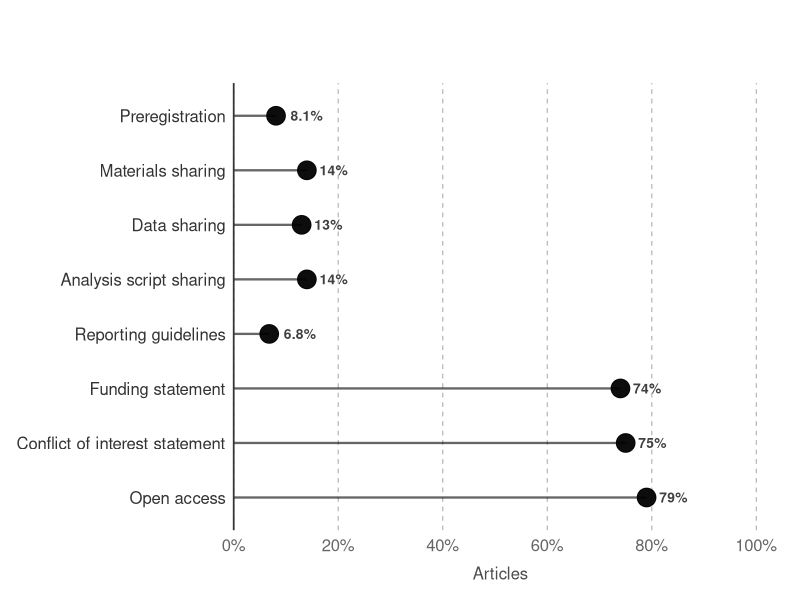
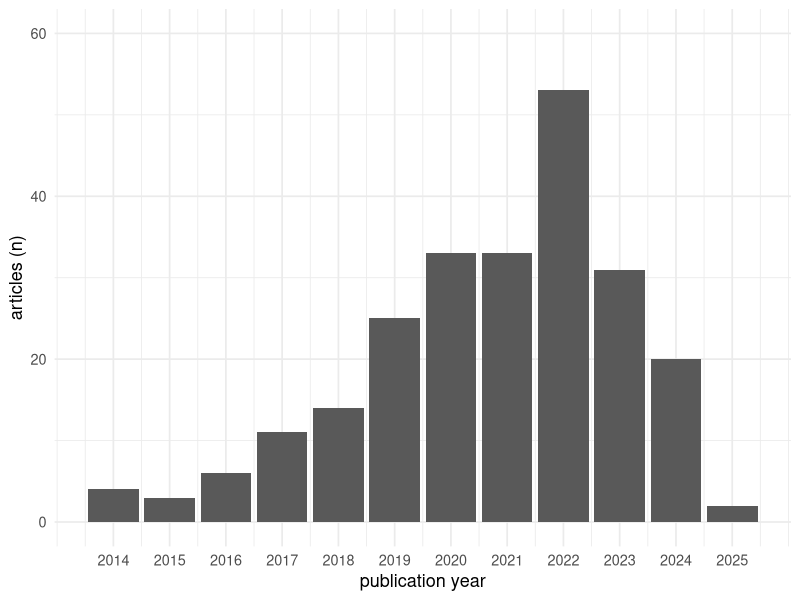
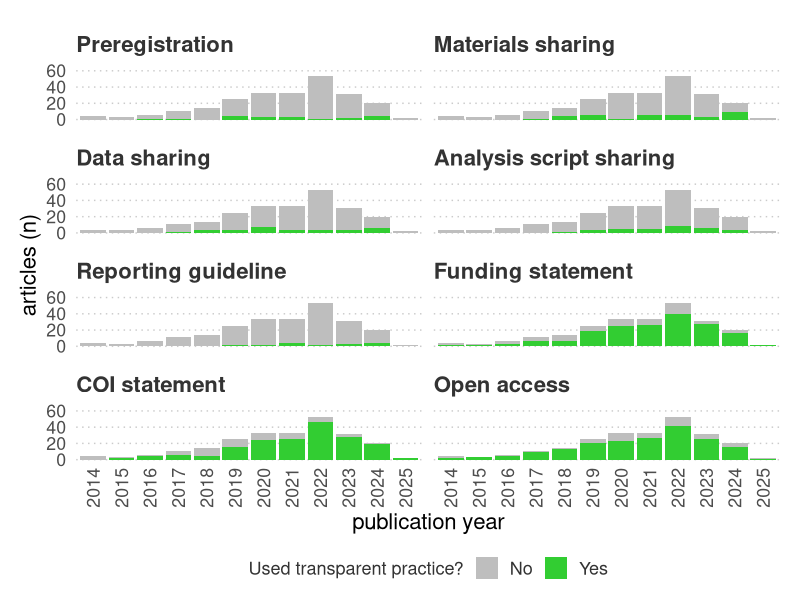

Write R code to recreate these figures, in order.
## ---- chunk 1
library(tidyverse) # for general analysis and munging functions
library(here) # for accessing files
library(knitr) # for tables
library(kableExtra) # for tables
## ---- chunk 2
# Define a "not in" operator
`%notin%` <- Negate(`%in%`)

# This function will compute percentages for specific variables and format them.
count_percent <- function(data, ...) {
  columns <- enquos(...)

  d_count <- data %>%
      count(!!!columns, .drop = FALSE) %>%
      complete(!!!columns, fill = list(n = 0))
  
  d_overall <- d_count %>%
      mutate(N = sum(n), percent = signif((n/N)*100,2), report = paste0(n, ' (', percent,'%)'))
  
  return(d_overall)
}

# same function as above but allows for grouping (e.g., by design or data type)
count_percent_grouped <- function(data, ..., group = NULL) {
  columns <- enquos(...)
  group_vars <- enquos(group)

  d_count <- data %>%
    count(!!!group_vars, !!!columns, .drop = FALSE) %>%
    complete(!!!group_vars, !!!columns, fill = list(n = 0))

  d_out <- d_count %>%
    group_by(!!!group_vars) %>%
    mutate(
      N = sum(n),
      percent = signif((n / N) * 100, 2),
      report = paste0(n, " (", percent, "%)")
    ) %>%
    ungroup()

  return(d_out)
}

## ---- chunk 3
# load the extracted data after coding discrepancies were resolved
d <- read_csv(here('data','primary','extracted_data_resolved.csv'))

# load the list of article metadata
d_articles <- read_csv(here('data','primary','article_list.csv')) %>%
  filter(duplicate == F)

# combine article metadata with extracted data
d <- d %>%
  left_join(d_articles, by = "article_id")
## ---- chunk 4
d <- d %>%
  rename(
    eligible_journal = `is.the.article.reported.in.a.peer-reviewed.academic.journal?`,
    eligible_english = `is.the.article.written.in.english?`,
    open_access_status = `can.you.view.an.open.access.version.of.this.article?`,
    article_version_coded = `which.version.of.the.article.are.you.coding?`,
    eligible_empirical = `does.the.article.report.empirical.research?`,
    research_design = `what.is.the.research.design?.(tick.all.that.apply)`,
    data_type = `what.is.the.data.type?.(tick.all.that.apply`,
    prereg_statement = `does.the.article.state.whether.or.not.the.study.(or.some.aspect.of.the.study).was.preregistered?`,
    prereg_statement_verbatim = prereg_verbatim,
    prereg_access_method = `how.is.the.preregistration.accessed?.(according.to.the.statement)`,
    prereg_access_status = `can.you.access.and.view.the.preregistration.(without.contacting.anyone)?`,
    data_statement = `does.the.article.state.whether.or.not.data.are.available?`,
    data_statement_verbatim = data_verbatim,
    data_access_method = `how.are.the.data.accessed?.(according.to.the.statement)`,
    data_access_status = `can.you.access,.download,.and.view.the.data.(without.contacting.anyone)?`,
    data_reasons = `did.the.authors.provide.any.reasons.for.not.sharing.or.restricting.access.to.the.data?`,
    materials_statement = `does.the.article.state.whether.or.not.any.materials.are.available?`,
    materials_statement_verbatim = `materials_verbatim`,
    materials_access_method = `how.are.the.materials.accessed?.(according.to.the.statement)`,
    materials_access_status = `can.you.access,.download,.and.view.the.materials.(without.contacting.anyone)?`,
    materials_reasons = `did.the.authors.provide.any.reasons.for.not.sharing.or.restricting.access.to.the.materials?`,
    analysis_statement = `does.the.article.state.whether.or.not.analysis.scripts.are.available?`,
    analysis_statement_verbatim = `analysis_verbatim`,
    analysis_access_method = `how.is.the.analysis.script.accessed?.(according.to.the.statement)`,
    analysis_access_status = `can.you.access,.download,.and.view.the.analysis.script.(without.contacting.anyone)?`,
    analysis_reasons = `did.the.authors.provide.any.reasons.for.not.sharing.or.restricting.access.to.the.analysis.scripts?`,
    reporting_statement = `is.there.a.statement.declaring.the.use.of.one.or.more.reporting.guidelines?`,
    reporting_statement_verbatim = reporting_verbatim,
    reporting_type = `which.guidelines.were.used.(if.any)?.(select.all.that.apply.and.use.the.other.option.if.necessary)`,
    funding_statement = `does.the.article.include.a.statement.indicating.whether.there.were.funding.sources?`,
    funding_statement_verbatim = `funding_verbatim`,
    coi_statement = `does.the.article.include.a.statement.indicating.whether.there.were.any.conflicts.of.interest?`,
    coi_statement_verbatim = `coi_verbatim`,
    notes = `you.can.use.this.space.to.record.anything.interesting.or.problematic.about.this.article`)
## ---- chunk 5
d_consensus <- d %>% filter(coder == "Consensus")
## ---- chunk 6
# create eligibility variable for article access
d_consensus <- d_consensus %>%
  mutate(eligible_access = ifelse(open_access_status == "No — I cannot access any version of the article", F, T))

# identify reasons articles were excluded
exclude_journal <- d_consensus %>% filter(eligible_journal == "NO") %>% nrow()
exclude_english <- d_consensus %>% filter(eligible_journal == "YES", eligible_english == "NO") %>% nrow()
exclude_access <- d_consensus %>% filter(eligible_journal == "YES", eligible_english == "YES", eligible_access == F) %>% nrow()
exclude_empirical <- d_consensus %>% filter(eligible_journal == "YES", eligible_english == "YES", eligible_access == T, eligible_empirical == "No") %>% nrow()

exclude_all <- sum(exclude_journal, exclude_english, exclude_access, exclude_empirical)

# create overall exclude variable across all exclusion criteria
d_consensus <- d_consensus %>% mutate(exclude = ifelse(eligible_journal == "YES" & eligible_english == "YES" & eligible_access == TRUE & eligible_empirical == "Yes", FALSE, TRUE))
## ---- chunk 7
# select eligible articles only
d_eligible <- d_consensus %>% filter(exclude == F)
## ---- chunk 8
# IGL did the piloting with TEH so reclassify "pilot" coder as IGL
d <- d %>% 
  mutate(coder = case_when(
    coder == "Pilot" ~ "IGL", 
    TRUE ~ coder))

vars <- c("prereg_statement", "materials_statement", "data_statement", "analysis_statement", "reporting_statement", "funding_statement", "coi_statement") # variables we will examine

d_ira <- d %>% # from dataframe d
  filter(article_id %in% c(d_eligible$article_id), # extract only articles that were agreed to be eligible
         coder %in% c("IGL", "JB")) %>% # extract only the first and second coder rows
  select(article_id, coder, all_of(vars)) %>%
    mutate(across(all_of(vars), as.factor)) %>%
  pivot_wider(names_from = coder, values_from = all_of(vars),
              names_sep = "_")

# check the factor levels (i.e., response options of IGL and JB) match
# identical(levels(d_ira$prereg_statement_IGL), levels(d_ira$prereg_statement_JB))
# identical(levels(d_ira$materials_statement_IGL), levels(d_ira$materials_statement_JB))
# identical(levels(d_ira$data_statement_IGL), levels(d_ira$data_statement_JB))
# identical(levels(d_ira$analysis_statement_IGL), levels(d_ira$analysis_statement_JB))
# identical(levels(d_ira$reporting_statement_IGL), levels(d_ira$reporting_statement_JB))
# identical(levels(d_ira$funding_statement_IGL), levels(d_ira$funding_statement_JB))
# identical(levels(d_ira$coi_statement_IGL), levels(d_ira$coi_statement_JB))

d_ira <- d_ira %>%
  mutate(Preregistration = ifelse(prereg_statement_IGL == prereg_statement_JB, T, F),
         Materials = ifelse(materials_statement_IGL == materials_statement_JB, T, F),
         Data = ifelse(data_statement_IGL == data_statement_JB, T, F),
         `Analysis scripts` = ifelse(analysis_statement_IGL == analysis_statement_JB, T, F),
         `Reporting guidelines` = ifelse(reporting_statement_IGL == reporting_statement_JB, T, F),
         Funding = ifelse(funding_statement_IGL == funding_statement_JB, T, F),
         `Conflicts of interest` = ifelse(coi_statement_IGL == coi_statement_JB, T, F)) 
## ---- chunk 9
research_design <- d_eligible %>% count(research_design) 
data_type <- d_eligible %>% count(data_type) 
journals <- d_eligible %>% count(journal) %>% arrange(desc(n))
pub_year <- d_eligible %>% count(publication_year) %>% arrange(desc(publication_year))
## ---- chunk 10
# how many registered reports are there?
is_registered_report <- d_eligible %>% filter(prereg_statement == "YES — the study is a Registered Report") %>% nrow()

# collapse registered reports into general "yes there is a prereg" variable for remaining analyses
d_eligible <- d_eligible %>%
    mutate(prereg_statement = case_when(
    prereg_statement == "YES — the study is a Registered Report" ~ "YES — the statement says that there is a preregistration",
    TRUE ~ prereg_statement
  ))

prereg_statement_overall <- d_eligible %>%
  count_percent(prereg_statement)

prereg_statement_data_type <- d_eligible %>%
  count_percent_grouped(prereg_statement, data_type)
## ---- chunk 11
prereg_functional_overall <- d_eligible %>%
  mutate(prereg_statement = case_when(
    prereg_statement == "YES — the study is a Registered Report" ~ "YES — the statement says that there is a preregistration",
    TRUE ~ prereg_statement
  )) %>%
  count_percent(prereg_statement, prereg_access_status)

# Reasons for non-functional
prereg_non_functional_reasons <- d_eligible %>%
  filter(prereg_access_status == "NO") %>%
  count(prereg_access_detail, .drop = FALSE)

prereg_functional_data_type <- d_eligible %>%
  mutate(prereg_statement = case_when(
    prereg_statement == "YES — the study is a Registered Report" ~ "YES — the statement says that there is a preregistration",
    TRUE ~ prereg_statement
  )) %>%
  count_percent(prereg_statement, prereg_access_status, data_type)
## ---- chunk 12
prereg_access_overall <- d_eligible %>%
  mutate(prereg_access_method = ifelse(prereg_access_method == "AEA Registry", "American Economic Association Registry", prereg_access_method)) %>%
  filter(prereg_statement == "YES — the statement says that there is a preregistration", prereg_access_status == "YES") %>%
  count(prereg_access_method, .drop = F)
## ---- chunk 13
materials_statement_overall <- d_eligible %>%
  count_percent(materials_statement)

## Justifications for restricting access to materials
materials_reasons_overall <- d_eligible %>%
  filter(materials_statement %in% c("YES — the statement says that the materials are not available", "UNCLEAR — the statement says that the materials are available on request")) %>%
  count(materials_reasons, .drop = F)
## ---- chunk 14
materials_functional_overall <- d_eligible %>%
  count_percent(materials_statement, materials_access_status)

materials_non_functional_reasons <- d_eligible %>%
  filter(materials_access_status == "NO") %>%
  count(materials_access_detail, .drop = F)
## ---- chunk 15
materials_access_method_overall <- d_eligible %>%
  filter(materials_statement == "YES — the statement says that all or some materials are available", materials_access_status == "YES") %>%
  count(materials_statement, materials_access_status, materials_access_method, .drop = F)
## ---- chunk 16
data_statement_overall <- d_eligible %>%
  count_percent(data_statement)
## ---- chunk 17
data_functional_overall <- d_eligible %>%
  count_percent(data_statement, data_access_status)

data_non_functional_reasons <- d_eligible %>%
  filter(data_statement == "YES — the statement says that the data are available", data_access_status == "NO") %>%
  count(data_access_detail, .drop = F)
## ---- chunk 18
data_reasons_overall <- d_eligible %>%
  filter(data_statement %in% c("YES — the statement says that the data are not available", "UNCLEAR — the statement says that the data are available on request", "UNCLEAR — the statement says that the data may be available but access is restricted")) %>%
  count(data_reasons, .drop = F)

data_reasons_types <- d_eligible %>% 
  filter(data_reasons == "YES") %>% 
  count(data_reasons_type)
## ---- chunk 19
data_access_method_overall <- d_eligible %>%
  filter(data_statement == "YES — the statement says that the data are available", data_access_status == "YES") %>%
  count(data_statement, data_access_status, data_access_method, .drop = F)
## ---- chunk 20
analysis_statement_overall <- d_eligible %>%
  count_percent(analysis_statement)

## Justifications for restricting access to data
analysis_reasons_overall <- d_eligible %>%
  filter(analysis_statement %in% c("YES — the statement says that the analysis scripts are not available", "UNCLEAR — the statement says that the analysis scripts are available on request")) %>%
  count(analysis_reasons, .drop = F)
## ---- chunk 21
analysis_functional_overall <- d_eligible %>%
  count_percent(analysis_statement, analysis_access_status)

analysis_non_functional_reasons <- d_eligible %>%
  filter(analysis_access_status == "NO") %>%
  count(analysis_access_detail, .drop = F)
## ---- chunk 22
analysis_access_method_overall <- d_eligible %>%
  filter(analysis_statement == "YES — the statement says that the analysis scripts are available", analysis_access_status == "YES") %>%
  count(analysis_statement, analysis_access_status, analysis_access_method, .drop = F)
## ---- chunk 23
# Statements
reporting_statement_overall <- d_eligible %>%
  count_percent(reporting_statement)

# Guideline type
reporting_type_overall <- d_eligible %>%
  filter(reporting_statement == "YES — the statement discloses use of at least one reporting guideline") %>%
  count(reporting_type)
## ---- chunk 24
# Statements
funding_statement_overall <- d_eligible %>%
  mutate(funding_statement = case_when(
    funding_statement %in% c("YES — the statement discloses at least one source of funding","YES — the statement says that there was no relevant funding") ~ "Yes", 
    funding_statement == "NO — there is no funding statement" ~ "No")) %>%
  count_percent(funding_statement)

# Statement type
funding_detail_overall <- d_eligible %>%
  count_percent(funding_statement)
## ---- chunk 25
# Statements
coi_statement_overall <- d_eligible %>%
  mutate(coi_statement = case_when(
    coi_statement %in% c("YES — the statement discloses at least one conflict of interest","YES — the statement says that there were no conflicts of interest") ~ "Yes", 
    coi_statement == "NO — there is no conflict of interest statement" ~ "No")) %>%
  count_percent(coi_statement)

# Statement type
coi_detail_overall <- d_eligible %>%
  count_percent(coi_statement)
## ---- chunk 26
open_access_overall <- d_eligible %>%
  count_percent(open_access_status)
## ---- chunk 27
plot_data <- bind_rows(

  prereg_functional_overall %>%
    filter(prereg_statement == "YES — the statement says that there is a preregistration", prereg_access_status == "YES") %>%
    mutate(practice = "Preregistration", var = "prereg_functional") %>%
    select(practice, var, n, N, percent),

  materials_functional_overall %>%
    filter(materials_statement == "YES — the statement says that all or some materials are available", materials_access_status == "YES") %>%
    mutate(practice = "Materials sharing", var = "materials_functional") %>%
    select(practice, var, n, N, percent),

  data_functional_overall %>%
    filter(data_statement == "YES — the statement says that the data are available", data_access_status == "YES") %>%
    mutate(practice = "Data sharing", var = "data_functional") %>%
    select(practice, var, n, N, percent),

  analysis_functional_overall %>%
    filter(analysis_statement == "YES — the statement says that the analysis scripts are available", analysis_access_status == "YES") %>%
    mutate(practice = "Analysis script sharing",var = "analysis_functional") %>%
    select(practice, var, n, N, percent),

  reporting_statement_overall %>%
    filter(reporting_statement == "YES — the statement discloses use of at least one reporting guideline") %>%
    mutate(practice = "Reporting guidelines",var = "reporting_any") %>%
    select(practice, var, n, N, percent),
  
  funding_statement_overall %>%
    filter(funding_statement == "Yes") %>%
    mutate(practice = "Funding statement",var = "funding_statement_any") %>%
    select(practice, var, n, N, percent),

  coi_statement_overall %>%
    filter(coi_statement == "Yes") %>%
    mutate(practice = "Conflict of interest statement",var = "coi_statement_any") %>%
    select(practice, var, n, N, percent),
  
    open_access_overall %>%
    filter(open_access_status == "Yes") %>%
    mutate(practice = "Open access", var = "open_access") %>%
    select(practice, var, n, N, percent)
)
## ---- chunk 28
# Plot
plot_data %>%
    mutate(practice = factor(practice, levels = rev(c("Preregistration","Materials sharing","Data sharing","Analysis script sharing", "Reporting guidelines", "Funding statement", "Conflict of interest statement", "Open access")))) %>%
  ggplot(aes(x = percent, y = practice)) +

  # Reference lines
  geom_vline(xintercept = seq(0, 100, 20),
             colour = "grey70", linewidth = 0.4, linetype = "dashed") +
  # Stem
  geom_segment(
    aes(x = 0, xend = percent, y = practice, yend = practice),
    linewidth = 0.8, alpha = 0.6
  ) +
 
  # Lollipop head
  geom_point(size = 6, alpha = 0.95) +
 
  # Percent label just to the right of each dot
  geom_text(
    aes(label = paste0(percent, "%")),
    hjust = -0.45, size = 3.5, fontface = "bold", colour = "grey25"
  ) +
 
  # Extend x axis so labels fit
  scale_x_continuous(
    limits = c(0, 100),
    breaks = seq(0, 100, 20),
    labels = function(x) paste0(x, "%"),
    expand = expansion(mult = c(0, 0.02))
  ) +
 
  labs(
    title    = "",
    subtitle = "",
    x        = "Articles",
    y        = NULL
  ) +
 
  theme_minimal(base_size = 13) +
  theme(
    plot.title         = element_text(face = "bold", size = 15, margin = margin(b = 4)),
    plot.subtitle      = element_text(colour = "grey45", size = 11, margin = margin(b = 14)),
    plot.background    = element_rect(fill = "#FFFFFF", colour = NA),
    panel.background   = element_rect(fill = "#FFFFFF", colour = NA),
    panel.grid.major.y = element_blank(),
    panel.grid.major.x = element_blank(),
    panel.grid.minor   = element_blank(),
    axis.text.y        = element_text(size = 12, colour = "grey20"),
    axis.text.x        = element_text(size = 12, colour = "grey40"),
    axis.title.x       = element_text(size = 12, colour = "grey30", margin = margin(t = 8)),
    axis.line.y = element_line(colour = "grey20"),
    legend.position    = "bottom",
    legend.text        = element_text(size = 11),
    plot.margin        = margin(16, 24, 12, 12) 
  )
## ---- chunk 29
d_eligible %>% 
    count(journal) %>% 
    arrange(desc(n)) %>%
    slice(1:10) %>%
    kable(format = "html")
## ---- chunk 30
d_eligible %>% 
  count(publication_year) %>%
  mutate(publication_year = as.numeric(publication_year)) %>%
  ggplot(aes(x = publication_year, y = n)) +
    geom_col() + 
    theme_minimal(base_size = 13) +
    ylim(c(0, 60)) +
    xlab('publication year') +
    ylab('articles (n)') +
    scale_x_continuous(labels = seq(2014,2025,1), breaks = seq(2014,2025,1))
## ---- chunk 31
prereg_access_overall %>% 
  select("Registry" = prereg_access_method, n) %>% 
  arrange(desc(n)) %>%
  kable(format = "html")
## ---- chunk 32
materials_access_method_overall  %>% 
  select("Method" = materials_access_method, n) %>% 
  arrange(desc(n)) %>%
  kable(format = "html")
## ---- chunk 33
data_access_method_overall  %>% 
  select("Method" = data_access_method, n) %>% 
  arrange(desc(n)) %>%
  kable(format = "html")
## ---- chunk 34
analysis_access_method_overall  %>% 
  select("Method" = analysis_access_method, n) %>% 
  arrange(desc(n)) %>%
  kable(format = "html")
## ---- chunk 35
# Functional preregistration by research type (primary/secondary)
prereg_functional_by_research_type <- d_eligible %>%
  mutate(prereg_access_status = factor(prereg_access_status, levels = c("NO", "YES")), # show zero percentages too
         prereg_access_status = fct_na_value_to_level(prereg_access_status, level = "NO")) %>% # convert NAs to "NO"

  count(research_design, prereg_access_status, .drop = F) %>%
  group_by(research_design) %>%
  mutate(N = sum(n), percent = signif((n/N)*100,2), report = paste0(n,'/',N,' (',percent,'%)')) %>%
  filter(prereg_access_status == "YES") %>%
  mutate(research_design = factor(research_design),
         research_design = fct_recode(research_design, "Primary" = "Primary research study", "Secondary" = "Secondary analysis", "Both research types" = "Primary research study, Secondary analysis")) %>%
  select(research_design, report) %>%
  pivot_wider(names_from = research_design, values_from = report)

# Functional preregistration by data type (quantitative, qualitative)
prereg_functional_by_data_type <- d_eligible %>%
  mutate(prereg_access_status = factor(prereg_access_status, levels = c("NO", "YES")), # show zero percentages too
         prereg_access_status = fct_na_value_to_level(prereg_access_status, level = "NO")) %>% # convert NAs to "NO"
  count(data_type, prereg_access_status, .drop = F) %>%
  group_by(data_type) %>%
  mutate(N = sum(n), percent = signif((n/N)*100,2), report = paste0(n,'/',N,' (',percent,'%)')) %>%
  filter(prereg_access_status == "YES") %>%
  mutate(data_type = factor(data_type),
         data_type = fct_recode(data_type, "Both data types" = "Qualitative data, Quantitative data")) %>%
  select(data_type, report) %>%
  pivot_wider(names_from = data_type, values_from = report)

# Combine prereg
prereg_subgroup <- bind_cols(prereg_functional_by_research_type, prereg_functional_by_data_type) %>%
  mutate(`Practice` = "Preregistration")

# Functional materials sharing by research type (primary/secondary)
materials_functional_by_research_type <- d_eligible %>%
  mutate(materials_access_status = factor(materials_access_status, levels = c("NO", "YES")), # show zero percentages too
         materials_access_status = fct_na_value_to_level(materials_access_status, level = "NO")) %>% # convert NAs to "NO"

  count(research_design, materials_access_status, .drop = F) %>%
  group_by(research_design) %>%
  mutate(N = sum(n), percent = signif((n/N)*100,2), report = paste0(n,'/',N,' (',percent,'%)')) %>%
  filter(materials_access_status == "YES") %>%
  mutate(research_design = factor(research_design),
         research_design = fct_recode(research_design, "Primary" = "Primary research study", "Secondary" = "Secondary analysis", "Both research types" = "Primary research study, Secondary analysis")) %>%
  select(research_design, report) %>%
  pivot_wider(names_from = research_design, values_from = report)

# Functional materials by data type (quantitative, qualitative)
materials_functional_by_data_type <- d_eligible %>%
  mutate(materials_access_status = factor(materials_access_status, levels = c("NO", "YES")), # show zero percentages too
         materials_access_status = fct_na_value_to_level(materials_access_status, level = "NO")) %>% # convert NAs to "NO"
  count(data_type, materials_access_status, .drop = F) %>%
  group_by(data_type) %>%
  mutate(N = sum(n), percent = signif((n/N)*100,2), report = paste0(n,'/',N,' (',percent,'%)')) %>%
  filter(materials_access_status == "YES") %>%
  mutate(data_type = factor(data_type),
         data_type = fct_recode(data_type, "Both data types" = "Qualitative data, Quantitative data")) %>%
  select(data_type, report) %>%
  pivot_wider(names_from = data_type, values_from = report)

# Combine materials
materials_subgroup <- bind_cols(materials_functional_by_research_type, materials_functional_by_data_type) %>%
  mutate(`Practice` = "Materials")

# Functional data sharing by research type (primary/secondary)
data_functional_by_research_type <- d_eligible %>%
  mutate(data_access_status = factor(data_access_status, levels = c("NO", "YES")), # show zero percentages too
         data_access_status = fct_na_value_to_level(data_access_status, level = "NO")) %>% # convert NAs to "NO"

  count(research_design, data_access_status, .drop = F) %>%
  group_by(research_design) %>%
  mutate(N = sum(n), percent = signif((n/N)*100,2), report = paste0(n,'/',N,' (',percent,'%)')) %>%
  filter(data_access_status == "YES") %>%
  mutate(research_design = factor(research_design),
         research_design = fct_recode(research_design, "Primary" = "Primary research study", "Secondary" = "Secondary analysis", "Both research types" = "Primary research study, Secondary analysis")) %>%
  select(research_design, report) %>%
  pivot_wider(names_from = research_design, values_from = report)

# Functional data by data type (quantitative, qualitative)
data_functional_by_data_type <- d_eligible %>%
  mutate(data_access_status = factor(data_access_status, levels = c("NO", "YES")), # show zero percentages too
         data_access_status = fct_na_value_to_level(data_access_status, level = "NO")) %>% # convert NAs to "NO"
  count(data_type, data_access_status, .drop = F) %>%
  group_by(data_type) %>%
  mutate(N = sum(n), percent = signif((n/N)*100,2), report = paste0(n,'/',N,' (',percent,'%)')) %>%
  filter(data_access_status == "YES") %>%
  mutate(data_type = factor(data_type),
         data_type = fct_recode(data_type, "Both data types" = "Qualitative data, Quantitative data")) %>%
  select(data_type, report) %>%
  pivot_wider(names_from = data_type, values_from = report)

# Combine data
data_subgroup <- bind_cols(data_functional_by_research_type, data_functional_by_data_type) %>%
  mutate(`Practice` = "Data")

# Functional analysis script sharing by research type (primary/secondary)
analysis_functional_by_research_type <- d_eligible %>%
  mutate(analysis_access_status = factor(analysis_access_status, levels = c("NO", "YES")), # show zero percentages too
         analysis_access_status = fct_na_value_to_level(analysis_access_status, level = "NO")) %>% # convert NAs to "NO"

  count(research_design, analysis_access_status, .drop = F) %>%
  group_by(research_design) %>%
  mutate(N = sum(n), percent = signif((n/N)*100,2), report = paste0(n,'/',N,' (',percent,'%)')) %>%
  filter(analysis_access_status == "YES") %>%
  mutate(research_design = factor(research_design),
         research_design = fct_recode(research_design, "Primary" = "Primary research study", "Secondary" = "Secondary analysis", "Both research types" = "Primary research study, Secondary analysis")) %>%
  select(research_design, report) %>%
  pivot_wider(names_from = research_design, values_from = report)

# Functional analysis by data type (quantitative, qualitative)
analysis_functional_by_data_type <- d_eligible %>%
  mutate(analysis_access_status = factor(analysis_access_status, levels = c("NO", "YES")), # show zero percentages too
         analysis_access_status = fct_na_value_to_level(analysis_access_status, level = "NO")) %>% # convert NAs to "NO"
  count(data_type, analysis_access_status, .drop = F) %>%
  group_by(data_type) %>%
  mutate(N = sum(n), percent = signif((n/N)*100,2), report = paste0(n,'/',N,' (',percent,'%)')) %>%
  filter(analysis_access_status == "YES") %>%
  mutate(data_type = factor(data_type),
         data_type = fct_recode(data_type, "Both data types" = "Qualitative data, Quantitative data")) %>%
  select(data_type, report) %>%
  pivot_wider(names_from = data_type, values_from = report)

# Combine analysis
analysis_subgroup <- bind_cols(analysis_functional_by_research_type, analysis_functional_by_data_type) %>%
  mutate(`Practice` = "Analysis script")

# Reporting guideline use by research type (primary/secondary)
reporting_functional_by_research_type <- d_eligible %>%
  mutate(reporting_statement = factor(reporting_statement)) %>% # show zero percentages too
  count(research_design, reporting_statement, .drop = F) %>%
  group_by(research_design) %>%
  mutate(N = sum(n), percent = signif((n/N)*100,2), report = paste0(n,'/',N,' (',percent,'%)')) %>%
  filter(reporting_statement == "YES — the statement discloses use of at least one reporting guideline") %>%
  mutate(research_design = factor(research_design),
         research_design = fct_recode(research_design, "Primary" = "Primary research study", "Secondary" = "Secondary analysis", "Both research types" = "Primary research study, Secondary analysis")) %>%
  select(research_design, report) %>%
  pivot_wider(names_from = research_design, values_from = report)

# Reporting guideline use by data type (quantitative, qualitative)
reporting_functional_by_data_type <- d_eligible %>%
  mutate(reporting_statement = factor(reporting_statement)) %>% # show zero percentages too
  count(data_type, reporting_statement, .drop = F) %>%
  group_by(data_type) %>%
  mutate(N = sum(n), percent = signif((n/N)*100,2), report = paste0(n,'/',N,' (',percent,'%)')) %>%
  filter(reporting_statement == "YES — the statement discloses use of at least one reporting guideline") %>%
  mutate(data_type = factor(data_type),
         data_type = fct_recode(data_type, "Both data types" = "Qualitative data, Quantitative data")) %>%
  select(data_type, report) %>%
  pivot_wider(names_from = data_type, values_from = report)

# Combine reporting
reporting_subgroup <- bind_cols(reporting_functional_by_research_type, reporting_functional_by_data_type) %>%
  mutate(`Practice` = "Reporting guidelines")

# Table 
bind_rows(prereg_subgroup, materials_subgroup, data_subgroup, analysis_subgroup, reporting_subgroup) %>%
  relocate(Practice, Primary, Secondary, `Both research types`, `Quantitative data`, `Qualitative data`, `Both data types`) %>%  # put columns in order
  kable(format = "html") %>%
  add_header_above(
    c(
      " " = 1,
      "Research type" = 3,
      "Data type"     = 3
    ),
    bold = TRUE
  ) %>%
  kable_styling(full_width = FALSE)
## ---- chunk 36
theme_custom <- function () { 
  theme_grey(base_size = 16, base_family = "sans") %+replace% 
    theme(
      # plot margin
      plot.margin = unit(rep(0.5, 4), "cm"),
      # plot background and border
      plot.background = element_blank(),
      panel.background = element_blank(),
      panel.border = element_blank(),
      # grid lines
      panel.grid.major.x = element_blank(),
      panel.grid.major.y = element_line(linewidth = 0.5, linetype = 'dotted', color = "#cbcbcb"), 
      panel.grid.minor = element_blank(),
      # axis ticks and lines
      axis.ticks = element_blank(),
      axis.line = element_blank(),
      # axis labels
      axis.text.x = element_text(angle = 90, vjust = 0.5, hjust = 1),
      # legend
      legend.position = "bottom",
      legend.margin = margin(0),
      legend.background = element_blank(),
      legend.key = element_blank(),
      legend.title = element_text(size = 13, colour = "#333333"),
      legend.text.align = 0,
      legend.text = element_text(size = 13, colour = "#333333"),
      # faceting
      strip.background = element_rect(fill = "transparent", colour = NA),
      strip.text = element_text(size = 16, face = "bold", colour = "#333333", hjust = 0, margin = margin(b = 10, t = 10))
    )
}
## ---- chunk 37
temporal_data <- bind_rows(
  
  d_eligible %>%
    mutate(prereg_access_status = ifelse(is.na(prereg_access_status), "NO", prereg_access_status)) %>%
    count(publication_year, status = prereg_access_status) %>%
    mutate(practice = "Preregistration"),
  
  d_eligible %>%
    mutate(materials_access_status = ifelse(is.na(materials_access_status), "NO", materials_access_status)) %>%
    count(publication_year, status = materials_access_status) %>%
    mutate(practice = "Materials sharing"),
  
  d_eligible %>%
    mutate(data_access_status = ifelse(is.na(data_access_status), "NO", data_access_status)) %>%
    count(publication_year, status = data_access_status) %>%
    mutate(practice = "Data sharing"),
  
  d_eligible %>%
    mutate(analysis_access_status = ifelse(is.na(analysis_access_status), "NO", analysis_access_status)) %>%
    count(publication_year, status = analysis_access_status) %>%
    mutate(practice = "Analysis script sharing"),
  
  d_eligible %>%
    mutate(reporting_statement = ifelse(reporting_statement == "YES — the statement discloses use of at least one reporting guideline", "YES", "NO")) %>%
    count(publication_year, status = reporting_statement) %>%
    mutate(practice = "Reporting guideline"),
  
  d_eligible %>%
    mutate(funding_statement = ifelse(funding_statement == "NO — there is no funding statement", "NO", "YES")) %>%
    count(publication_year, status = funding_statement) %>%
    mutate(practice = "Funding statement"),
  
  d_eligible %>%
    mutate(coi_statement = ifelse(coi_statement == "NO — there is no conflict of interest statement", "NO", "YES")) %>%
    count(publication_year, status = coi_statement) %>%
    mutate(practice = "COI statement"),
  
  d_eligible %>%
    mutate(open_access_status = ifelse(open_access_status == "Yes", "YES", "NO")) %>%
    count(publication_year, status = open_access_status) %>%
    mutate(practice = "Open access")
) %>%
  mutate(practice = factor(practice, levels = c("Preregistration", "Materials sharing", "Data sharing", "Analysis script sharing", "Reporting guideline", "Funding statement", "COI statement", "Open access")))
  
temporal_data %>%
    ggplot() +
    geom_col(aes(x = publication_year, y = n, fill = status)) +
    facet_wrap(~practice, ncol = 2) +
    ylim(c(0,60)) +
    ylab('articles (n)') +
    xlab('publication year') +
    labs(fill = "Used transparent practice?") +
    scale_fill_manual(values = c('gray','limegreen'), labels = c('No', 'Yes')) +
    theme_custom() +
  theme()

## ---- chunk 38
prereg_access_overall %>% 
  select("Registry" = prereg_access_method, n) %>% 
  arrange(desc(n)) %>%
  kable(format = "html")
## ---- chunk 39
materials_access_method_overall  %>% 
  select("Method" = materials_access_method, n) %>% 
  arrange(desc(n)) %>%
  kable(format = "html")
## ---- chunk 40
data_access_method_overall  %>% 
  select("Method" = data_access_method, n) %>% 
  arrange(desc(n)) %>%
  kable(format = "html")
## ---- chunk 41
analysis_access_method_overall  %>% 
  select("Method" = analysis_access_method, n) %>% 
  arrange(desc(n)) %>%
  kable(format = "html")
## ---- chunk 42
# inter-rater agreement table
d_ira %>%
  summarise(across(c(Preregistration, Materials, Data, `Analysis scripts`, `Reporting guidelines`, Funding, `Conflicts of interest`), ~ mean(.x, na.rm = TRUE))) %>%
  mutate(across(everything(), ~ signif(. * 100, digits = 2))) %>%
  pivot_longer(cols = everything(), names_to = "Practice", values_to = "Inter-rater agreement (%)") %>%
  kable(format = "html")
## ---- chunk 43
sessionInfo()
